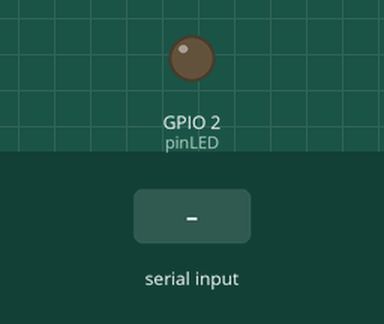
The sketch below on a simulated ESP32. Shown: output pins drawn as LEDs (lit = HIGH). The inputs (shaded band) are chosen by the test bench.

Above: at 1.2 s.
1.3 s: "1" received over the second serial link
At 2.5 s:
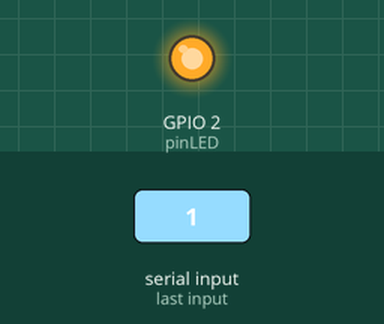
2.8 s: "0" received over the second serial link
At 3.9 s:
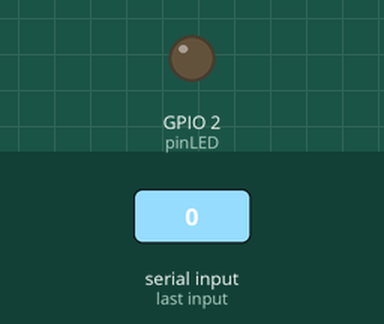
4.3 s: "2" received over the second serial link
At 5.0 s:
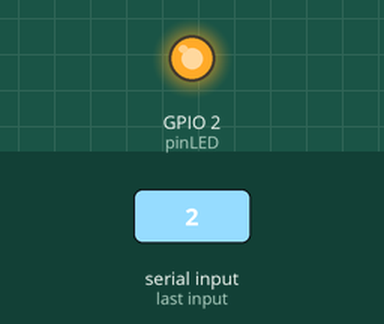
Timing chart, 0 to 7.3 s (numbered marks = the images above; inputs shaded):
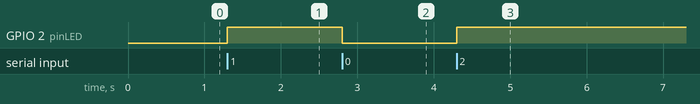

The sketch:

ESP32_ex25_serial_bytes_io.ino
```cpp
//_____ESP32_ex25_serial_bytes_io.ino____________khartinger_____
// Read byte(s) from Serial #0 or #1 or #2 (115200 Bd),
// convert them to upper and send them back (echo).
// Blue LED toggles, if byte(s) is/are received.
// Test the program:
// 1. connect USB serial adapter to PC
// 2. connect USB-Serial-Adapter with ESP32-mini pins PIN_RXD
//    and PIN_TXD (cross out, i.e. TXD <--> RXD)
// 3. PC: start terminal program, select COM and send data
// Hardware: (1) ESP32-mini (ESP32-WROOM-32)
//           (2) 3V3 USB-Serial-Adapter + lines
// Created by Karl Hartinger, November 23, 2021.
// Last Change:
// 2021-11-23 New
// Released into the public domain.

#include <HardwareSerial.h>
/*
#define _SERI_         Serial         // Serial1, Serial2
#define PIN_RXD        1              // 0:3, 2:16
#define PIN_TXD        3              // 0:1, 2:17 (0...31)
*/
#define _SERI_          mySerial       //
#define PIN_RXD         25             // 0:3, 2:16/25
#define PIN_TXD         27             // 0:1, 2:17/27 (0...31)
HardwareSerial          _SERI_(2);     // 0..2

#define BUFFER_SIZE     80             // receive buffer size
uint8_t buffer[BUFFER_SIZE];           // receive buffer
const int pinLED=2;                    // blue led on board

//_______setup__________________________________________________
void setup()
{
 //------init pins----------------------------------------------
  pinMode(pinLED, OUTPUT);              // set led pin as output
 //------start _SERI_-------------------------------------------
 _SERI_.begin(115200,SERIAL_8N1,PIN_RXD,PIN_TXD); //start Serial
}

//_____loop_____________________________________________________
void loop() {
 //-----_SERI_: check for received character(s) (from Terminal)-
 size_t len_ = _SERI_.available();    // byte(s) received?
 if(len_>0) {
   digitalWrite(pinLED, digitalRead(pinLED)^1);    // invert LED
  //-----_SERI_: read available bytes---------------------------
  if(len_ > BUFFER_SIZE) len_ = BUFFER_SIZE;
  _SERI_.readBytes(buffer, len_);
  //-----convert to upper---------------------------------------
  for(int i=0; i<len_; i++)
   buffer[i]=toupper(buffer[i]);
  //-----write bytes back---------------------------------------
  //for(int i=0; i<len_; i++)
  _SERI_.write(buffer, len_);
 }
}
```

Measured:
- after the input at 1.3 s, GPIO 2 (pinLED): LOW → HIGH at once
- after the input at 2.8 s, GPIO 2 (pinLED): HIGH → LOW at once
- after the input at 4.3 s, GPIO 2 (pinLED): LOW → HIGH at once
